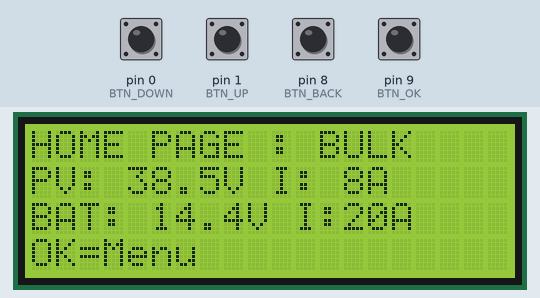
A sketch run on a simulated Arduino Uno, built with avr-gcc and run on an emulated ATmega328P. Shown: 20×4 character LCD. The test bench sets the inputs (shaded band); at power-on: pin 0 (BTN_DOWN), pin 1 (BTN_UP), pin 8 (BTN_BACK), pin 9 (BTN_OK) HIGH.

Above: at 2.7 s.
2.8 s: pin 9 (BTN_OK) pulled LOW for 0.15 s
At 4.0 s:
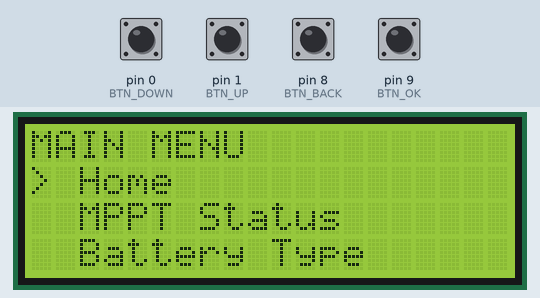
4.4 s: pin 0 (BTN_DOWN) pulled LOW for 0.15 s
6.0 s: pin 0 (BTN_DOWN) pulled LOW for 1 s
8.5 s: pin 9 (BTN_OK) pulled LOW for 1 s
At 8.8 s:
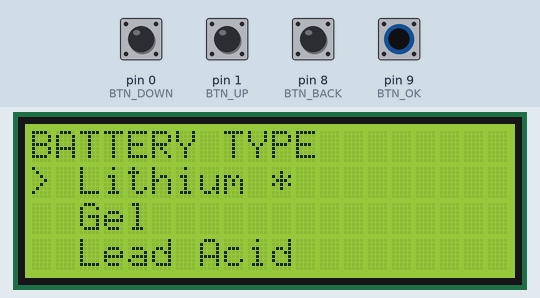
11.0 s: pin 1 (BTN_UP) pulled LOW for 0.15 s
12.6 s: pin 1 (BTN_UP) pulled LOW for 1 s
Timing chart, 0 to 15.6 s (numbered marks = the images above; inputs shaded):
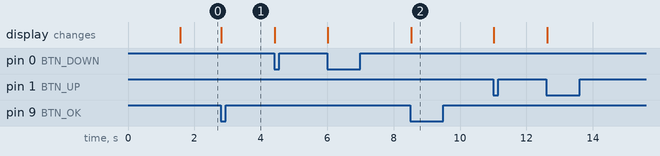

Measured:
- after the input at 2.8 s, the display: changes at once (image 1)
- after the input at 8.5 s, the display: changes at once (image 2)

The sketch:

mppt_lcd_testing_v1.ino
```cpp
#include <Arduino.h>
#include <LiquidCrystal.h>

// LCD pins
const int rs = 3, en = 2, d4 = 4, d5 = 5, d6 = 6, d7 = 7;

// Buttons are wired from the pin to GND (INPUT_PULLUP).
constexpr uint8_t BTN_OK = 9;
constexpr uint8_t BTN_BACK = 8;
constexpr uint8_t BTN_UP = 1;
constexpr uint8_t BTN_DOWN = 0;

LiquidCrystal lcd(rs, en, d4, d5, d6, d7);

enum BatteryType { LITHIUM, GEL, LEAD_ACID };

struct BatteryProfile {
  const char *name;
  float bulkVoltage;
  float floatVoltage;
  float maxCurrent;
};

BatteryProfile batteryProfiles[] = {
    {"Lithium", 14.4F, 13.6F, 20.0F},
    {"Gel", 14.1F, 13.8F, 15.0F},
    {"Lead Acid", 14.7F, 13.5F, 25.0F},
};

constexpr int menuCount = 5;
const char *const menuItems[menuCount] = {
    "Home", "MPPT Status", "Battery Type", "Power Supply", "System Info"};

enum ScreenState { SCREEN_HOME, SCREEN_MENU, SCREEN_MPPT, SCREEN_BATTERY,
                   SCREEN_POWER_SUPPLY, SCREEN_INFO, SCREEN_EDIT_VOLTAGE,
                   SCREEN_EDIT_CURRENT };

ScreenState screenState = SCREEN_HOME;
BatteryType activeBattery = LITHIUM;
int menuIndex = 0;
int menuTop = 0;
int subMenuIndex = 0;
float psuVoltage = 12.0F;
float psuCurrentLimit = 5.0F;

bool lastUp = HIGH, lastDown = HIGH, lastOK = HIGH, lastBack = HIGH;

void showHome() {
  lcd.clear();
  lcd.setCursor(0, 0); lcd.print("HOME PAGE : BULK");
  lcd.setCursor(0, 1); lcd.print("PV: 38.5V I: 8A");
  lcd.setCursor(0, 2); lcd.print("BAT: 14.4V I:20A");
  lcd.setCursor(0, 3); lcd.print("OK=Menu");
}

void drawMenu() {
  lcd.clear();
  lcd.setCursor(0, 0); lcd.print("MAIN MENU");
  for (int row = 0; row < 3; ++row) {
    const int item = menuTop + row;
    if (item >= menuCount) break;
    lcd.setCursor(0, row + 1);
    lcd.print(item == menuIndex ? "> " : "  ");
    lcd.print(menuItems[item]);
  }
}

void showMpptStatus() {
  lcd.clear();
  lcd.setCursor(0, 0); lcd.print("MPPT Status D=67%");
  lcd.setCursor(0, 1); lcd.print("PV:38.5V 5.2A");
  lcd.setCursor(0, 2); lcd.print("BAT:13.8V");
  lcd.setCursor(0, 3); lcd.print("BACK=Menu");
}

void showBatteryType() {
  lcd.clear();
  lcd.setCursor(0, 0); lcd.print("BATTERY TYPE");
  for (int i = 0; i < 3; ++i) {
    lcd.setCursor(0, i + 1);
    lcd.print(i == subMenuIndex ? "> " : "  ");
    lcd.print(batteryProfiles[i].name);
    if (i == activeBattery) lcd.print(" *");
  }
}

void showPowerSupply() {
  lcd.clear();
  lcd.setCursor(0, 0); lcd.print("POWER SUPPLY");
  lcd.setCursor(0, 1); lcd.print(subMenuIndex == 0 ? "> Output Voltage" : "  Output Voltage");
  lcd.setCursor(0, 2); lcd.print(subMenuIndex == 1 ? "> Current Limit" : "  Current Limit");
  lcd.setCursor(0, 3); lcd.print("OK=Edit BACK=Menu");
}

void showSystemInfo() {
  lcd.clear();
  lcd.setCursor(0, 0); lcd.print("SYSTEM INFO");
  lcd.setCursor(0, 1); lcd.print("Tivana MPPT");
  lcd.setCursor(0, 2); lcd.print("Version 1");
  lcd.setCursor(0, 3); lcd.print("BACK=Menu");
}

void showValueEditor(bool voltage) {
  lcd.clear();
  lcd.setCursor(0, 0); lcd.print(voltage ? "SET OUTPUT VOLTAGE" : "SET CURRENT LIMIT");
  lcd.setCursor(0, 1); lcd.print(voltage ? psuVoltage : psuCurrentLimit, 1);
  lcd.print(voltage ? " V" : " A");
  lcd.setCursor(0, 3); lcd.print("UP/DN OK=SAVE");
}

void startup() {
  lcd.clear();
  lcd.setCursor(2, 0); lcd.print("TIVANA SOLAR MPPT");
  lcd.setCursor(6, 1); lcd.print("Version 1");
  lcd.setCursor(1, 2); lcd.print("Initializing...");
  delay(1500);
  showHome();
}

void openMenuItem() {
  switch (menuIndex) {
    case 0: screenState = SCREEN_HOME; showHome(); break;
    case 1: screenState = SCREEN_MPPT; showMpptStatus(); break;
    case 2: screenState = SCREEN_BATTERY; subMenuIndex = activeBattery; showBatteryType(); break;
    case 3: screenState = SCREEN_POWER_SUPPLY; subMenuIndex = 0; showPowerSupply(); break;
    case 4: screenState = SCREEN_INFO; showSystemInfo(); break;
  }
}

void setup() {
  lcd.begin(20, 4);
  pinMode(BTN_OK, INPUT_PULLUP);
  pinMode(BTN_BACK, INPUT_PULLUP);
  pinMode(BTN_UP, INPUT_PULLUP);
  pinMode(BTN_DOWN, INPUT_PULLUP);
  startup();
}

void loop() {
  const bool upNow = digitalRead(BTN_UP);
  const bool downNow = digitalRead(BTN_DOWN);
  const bool okNow = digitalRead(BTN_OK);
  const bool backNow = digitalRead(BTN_BACK);
  const bool upPressed = lastUp == HIGH && upNow == LOW;
  const bool downPressed = lastDown == HIGH && downNow == LOW;
  const bool okPressed = lastOK == HIGH && okNow == LOW;
  const bool backPressed = lastBack == HIGH && backNow == LOW;

  if (screenState == SCREEN_MENU && (upPressed || downPressed)) {
    menuIndex += downPressed ? 1 : -1;
    if (menuIndex < 0) menuIndex = menuCount - 1;
    if (menuIndex >= menuCount) menuIndex = 0;
    if (menuIndex < menuTop) menuTop = menuIndex;
    if (menuIndex > menuTop + 2) menuTop = menuIndex - 2;
    drawMenu();
  } else if (screenState == SCREEN_BATTERY && (upPressed || downPressed)) {
    subMenuIndex = (subMenuIndex + (downPressed ? 1 : 2)) % 3;
    showBatteryType();
  } else if (screenState == SCREEN_POWER_SUPPLY && (upPressed || downPressed)) {
    subMenuIndex = 1 - subMenuIndex;
    showPowerSupply();
  } else if (screenState == SCREEN_EDIT_VOLTAGE && (upPressed || downPressed)) {
    psuVoltage += downPressed ? -0.1F : 0.1F;
    psuVoltage = constrain(psuVoltage, 0.0F, 60.0F);
    showValueEditor(true);
  } else if (screenState == SCREEN_EDIT_CURRENT && (upPressed || downPressed)) {
    psuCurrentLimit += downPressed ? -0.1F : 0.1F;
    psuCurrentLimit = constrain(psuCurrentLimit, 0.0F, 30.0F);
    showValueEditor(false);
  }

  if (okPressed) {
    if (screenState == SCREEN_HOME) {
      screenState = SCREEN_MENU;
      drawMenu();
    } else if (screenState == SCREEN_MENU) {
      openMenuItem();
    } else if (screenState == SCREEN_BATTERY) {
      activeBattery = static_cast<BatteryType>(subMenuIndex);
      showBatteryType();
    } else if (screenState == SCREEN_POWER_SUPPLY) {
      screenState = subMenuIndex == 0 ? SCREEN_EDIT_VOLTAGE : SCREEN_EDIT_CURRENT;
      showValueEditor(screenState == SCREEN_EDIT_VOLTAGE);
    } else if (screenState == SCREEN_EDIT_VOLTAGE || screenState == SCREEN_EDIT_CURRENT) {
      screenState = SCREEN_POWER_SUPPLY;
      showPowerSupply();
    }
  }

  if (backPressed) {
    if (screenState == SCREEN_HOME) {
      // Already at the top-level screen.
    } else if (screenState == SCREEN_MENU) {
      screenState = SCREEN_HOME;
      showHome();
    } else {
      screenState = SCREEN_MENU;
      drawMenu();
    }
  }

  // Always update edge-detection state, not only after BACK is pressed.
  lastUp = upNow;
  lastDown = downNow;
  lastOK = okNow;
  lastBack = backNow;
  delay(20);
}
```
